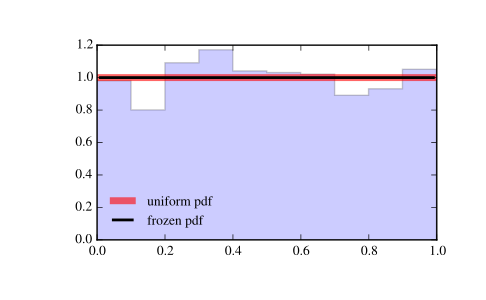

Write the Python code that produced this figure.
from scipy.stats import uniform
import matplotlib.pyplot as plt
fig, ax = plt.subplots(1, 1)

# Calculate a few first moments:

mean, var, skew, kurt = uniform.stats(moments='mvsk')

# Display the probability density function (``pdf``):

x = np.linspace(uniform.ppf(0.01),
                uniform.ppf(0.99), 100)
ax.plot(x, uniform.pdf(x),
       'r-', lw=5, alpha=0.6, label='uniform pdf')

# Alternatively, the distribution object can be called (as a function)
# to fix the shape, location and scale parameters. This returns a "frozen"
# RV object holding the given parameters fixed.

# Freeze the distribution and display the frozen ``pdf``:

rv = uniform()
ax.plot(x, rv.pdf(x), 'k-', lw=2, label='frozen pdf')

# Check accuracy of ``cdf`` and ``ppf``:

vals = uniform.ppf([0.001, 0.5, 0.999])
np.allclose([0.001, 0.5, 0.999], uniform.cdf(vals))
# True

# Generate random numbers:

r = uniform.rvs(size=1000)

# And compare the histogram:

ax.hist(r, normed=True, histtype='stepfilled', alpha=0.2)
ax.legend(loc='best', frameon=False)
plt.show()
